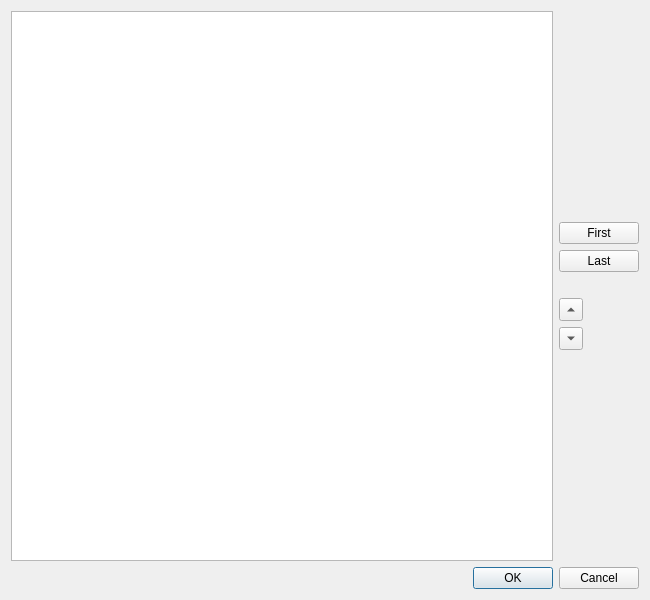
<?xml version="1.0" encoding="UTF-8"?>
<ui version="4.0">
 <class>EditRO</class>
 <widget class="QDialog" name="EditRO">
  <property name="geometry">
   <rect>
    <x>0</x>
    <y>0</y>
    <width>650</width>
    <height>600</height>
   </rect>
  </property>
  <property name="windowTitle">
   <string>Edit Reading Order</string>
  </property>
  <layout class="QVBoxLayout" name="verticalLayout">
   <item>
    <layout class="QHBoxLayout" name="horizontalLayout">
     <item>
      <widget class="QListWidget" name="ROList">
       <property name="sizePolicy">
        <sizepolicy hsizetype="Expanding" vsizetype="Expanding">
         <horstretch>1</horstretch>
         <verstretch>1</verstretch>
        </sizepolicy>
       </property>
       <property name="tabKeyNavigation">
        <bool>false</bool>
       </property>
       <property name="showDropIndicator" stdset="0">
        <bool>false</bool>
       </property>
       <property name="dragEnabled">
        <bool>false</bool>
       </property>
       <property name="alternatingRowColors">
        <bool>true</bool>
       </property>
      </widget>
     </item>
     <item>
      <layout class="QVBoxLayout" name="verticalLayout_2">
      <item>
        <spacer name="verticalSpacer_2">
         <property name="orientation">
          <enum>Qt::Vertical</enum>
         </property>
         <property name="sizeHint" stdset="0">
          <size>
           <width>20</width>
           <height>20</height>
          </size>
         </property>
        </spacer>
       </item>
       <item>
        <widget class="QPushButton" name="ToTop">
         <property name="text">
          <string>First</string>
         </property>
         <property name="toolTip">
          <string>Make selected entry first in the list. Shortcut: F</string>
         </property>
         <property name="focusPolicy">
           <enum>Qt::TabFocus</enum>
         </property>
        </widget>
       </item>
       <item>
        <widget class="QPushButton" name="ToEnd">
         <property name="text">
          <string>Last</string>
         </property>
         <property name="toolTip">
          <string>Make selected entry last in the list. Shortcut: L</string>
         </property>
         <property name="focusPolicy">
           <enum>Qt::TabFocus</enum>
         </property>
        </widget>
       </item>
      <item>
        <spacer name="verticalSpacer_2a">
         <property name="orientation">
          <enum>Qt::Vertical</enum>
         </property>
         <property name="sizeType">
          <enum>QSizePolicy::Fixed</enum>
         </property>
         <property name="sizeHint" stdset="0">
          <size>
           <width>20</width>
           <height>20</height>
          </size>
         </property>
        </spacer>
       </item>
         <item>
            <widget class="QToolButton" name="MoveUp">
             <property name="text">
              <string>Up</string>
             </property>
             <property name="arrowType">
              <enum>Qt::UpArrow</enum>
             </property>
             <property name="toolTip">
              <string>Move selected entry up in the list. Shortcut: U</string>
             </property>
             <property name="focusPolicy">
              <enum>Qt::TabFocus</enum>
            </property>
            </widget>
           </item>
           <item>
            <widget class="QToolButton" name="MoveDown">
             <property name="text">
              <string>Down</string>
             </property>
             <property name="arrowType">
              <enum>Qt::DownArrow</enum>
             </property>
	     <property name="toolTip">
              <string>Move selected entry down in the list. Shortcut: D</string>
             </property>
             <property name="focusPolicy">
              <enum>Qt::TabFocus</enum>
             </property>
            </widget>
           </item>
	   <item>
            <spacer name="verticalSpacer_3">
             <property name="orientation">
              <enum>Qt::Vertical</enum>
             </property>
             <property name="sizeHint" stdset="0">
              <size>
               <width>20</width>
               <height>20</height>
              </size>
            </property>
           </spacer>
          </item>
          </layout>
         </item>
         </layout>
       </item>
   <item>
    <widget class="QDialogButtonBox" name="buttonBox">
     <property name="orientation">
      <enum>Qt::Horizontal</enum>
     </property>
     <property name="standardButtons">
      <set>QDialogButtonBox::Cancel|QDialogButtonBox::Ok</set>
     </property>
     <property name="centerButtons">
      <bool>false</bool>
     </property>
    </widget>
   </item>
  </layout>
 </widget>
 <resources/>
 <connections>
  <connection>
   <sender>buttonBox</sender>
   <signal>accepted()</signal>
   <receiver>EditRO</receiver>
   <slot>accept()</slot>
   <hints>
    <hint type="sourcelabel">
     <x>248</x>
     <y>254</y>
    </hint>
    <hint type="destinationlabel">
     <x>157</x>
     <y>274</y>
    </hint>
   </hints>
  </connection>
  <connection>
   <sender>buttonBox</sender>
   <signal>rejected()</signal>
   <receiver>EditRO</receiver>
   <slot>reject()</slot>
   <hints>
    <hint type="sourcelabel">
     <x>316</x>
     <y>260</y>
    </hint>
    <hint type="destinationlabel">
     <x>286</x>
     <y>274</y>
    </hint>
   </hints>
  </connection>
 </connections>
</ui>
